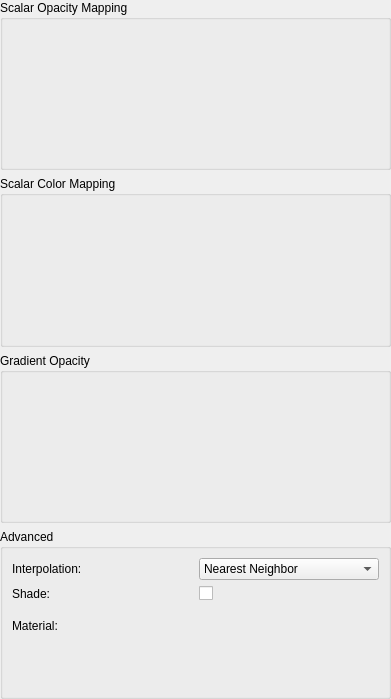
<?xml version="1.0" encoding="UTF-8"?>
<ui version="4.0">
 <class>ctkVTKVolumePropertyWidget</class>
 <widget class="QWidget" name="ctkVTKVolumePropertyWidget">
  <property name="geometry">
   <rect>
    <x>0</x>
    <y>0</y>
    <width>391</width>
    <height>699</height>
   </rect>
  </property>
  <property name="windowTitle">
   <string>Volume property</string>
  </property>
  <layout class="QVBoxLayout" name="verticalLayout_3">
   <property name="leftMargin">
    <number>0</number>
   </property>
   <property name="topMargin">
    <number>0</number>
   </property>
   <property name="rightMargin">
    <number>0</number>
   </property>
   <property name="bottomMargin">
    <number>0</number>
   </property>
   <item>
    <widget class="ctkCollapsibleGroupBox" name="ScalarOpacityGroupBox">
     <property name="title">
      <string>Scalar Opacity Mapping</string>
     </property>
     <layout class="QVBoxLayout" name="verticalLayout_2">
      <property name="leftMargin">
       <number>0</number>
      </property>
      <property name="topMargin">
       <number>15</number>
      </property>
      <property name="rightMargin">
       <number>0</number>
      </property>
      <property name="bottomMargin">
       <number>0</number>
      </property>
      <item>
       <widget class="ctkVTKThresholdWidget" name="ScalarOpacityThresholdWidget" native="true"/>
      </item>
      <item>
       <widget class="ctkVTKScalarsToColorsWidget" name="ScalarOpacityWidget" native="true">
        <property name="minimumSize">
         <size>
          <width>0</width>
          <height>120</height>
         </size>
        </property>
        <property name="editColors" stdset="0">
         <bool>false</bool>
        </property>
       </widget>
      </item>
     </layout>
    </widget>
   </item>
   <item>
    <widget class="ctkCollapsibleGroupBox" name="ScalarColorGroupBox">
     <property name="title">
      <string>Scalar Color Mapping</string>
     </property>
     <layout class="QVBoxLayout" name="verticalLayout_4">
      <property name="leftMargin">
       <number>0</number>
      </property>
      <property name="topMargin">
       <number>15</number>
      </property>
      <property name="rightMargin">
       <number>0</number>
      </property>
      <property name="bottomMargin">
       <number>0</number>
      </property>
      <item>
       <widget class="ctkVTKScalarsToColorsWidget" name="ScalarColorWidget" native="true">
        <property name="minimumSize">
         <size>
          <width>0</width>
          <height>120</height>
         </size>
        </property>
       </widget>
      </item>
     </layout>
    </widget>
   </item>
   <item>
    <widget class="ctkCollapsibleGroupBox" name="GradientGroupBox">
     <property name="title">
      <string>Gradient Opacity</string>
     </property>
     <layout class="QVBoxLayout" name="verticalLayout">
      <property name="leftMargin">
       <number>0</number>
      </property>
      <property name="topMargin">
       <number>15</number>
      </property>
      <property name="rightMargin">
       <number>0</number>
      </property>
      <property name="bottomMargin">
       <number>0</number>
      </property>
      <item>
       <widget class="ctkVTKScalarsToColorsWidget" name="GradientWidget" native="true">
        <property name="minimumSize">
         <size>
          <width>0</width>
          <height>120</height>
         </size>
        </property>
       </widget>
      </item>
     </layout>
    </widget>
   </item>
   <item>
    <widget class="ctkCollapsibleGroupBox" name="AdvancedGroupBox">
     <property name="title">
      <string>Advanced</string>
     </property>
     <layout class="QGridLayout" name="gridLayout">
      <item row="0" column="0">
       <widget class="QLabel" name="InterpolationLabel">
        <property name="text">
         <string>Interpolation:</string>
        </property>
       </widget>
      </item>
      <item row="0" column="1">
       <widget class="QComboBox" name="InterpolationComboBox">
        <item>
         <property name="text">
          <string>Nearest Neighbor</string>
         </property>
        </item>
        <item>
         <property name="text">
          <string>Linear</string>
         </property>
        </item>
       </widget>
      </item>
      <item row="1" column="0">
       <widget class="QLabel" name="ShadeLabel">
        <property name="text">
         <string>Shade:</string>
        </property>
       </widget>
      </item>
      <item row="1" column="1">
       <widget class="QCheckBox" name="ShadeCheckBox"/>
      </item>
      <item row="2" column="0">
       <widget class="QLabel" name="MaterialLabel">
        <property name="text">
         <string>Material:</string>
        </property>
       </widget>
      </item>
      <item row="3" column="0" colspan="2">
       <widget class="ctkMaterialPropertyWidget" name="MaterialPropertyWidget" native="true">
        <property name="colorVisible" stdset="0">
         <bool>false</bool>
        </property>
        <property name="opacityVisible" stdset="0">
         <bool>false</bool>
        </property>
        <property name="backfaceCullingVisible" stdset="0">
         <bool>false</bool>
        </property>
       </widget>
      </item>
     </layout>
    </widget>
   </item>
  </layout>
 </widget>
 <customwidgets>
  <customwidget>
   <class>ctkVTKThresholdWidget</class>
   <extends>QWidget</extends>
   <header>ctkVTKThresholdWidget.h</header>
  </customwidget>
  <customwidget>
   <class>ctkVTKScalarsToColorsWidget</class>
   <extends>QWidget</extends>
   <header>ctkVTKScalarsToColorsWidget.h</header>
  </customwidget>
  <customwidget>
   <class>ctkCollapsibleGroupBox</class>
   <extends>QGroupBox</extends>
   <header>ctkCollapsibleGroupBox.h</header>
   <container>1</container>
  </customwidget>
  <customwidget>
   <class>ctkMaterialPropertyWidget</class>
   <extends>QWidget</extends>
   <header>ctkMaterialPropertyWidget.h</header>
  </customwidget>
 </customwidgets>
 <resources/>
 <connections/>
</ui>
